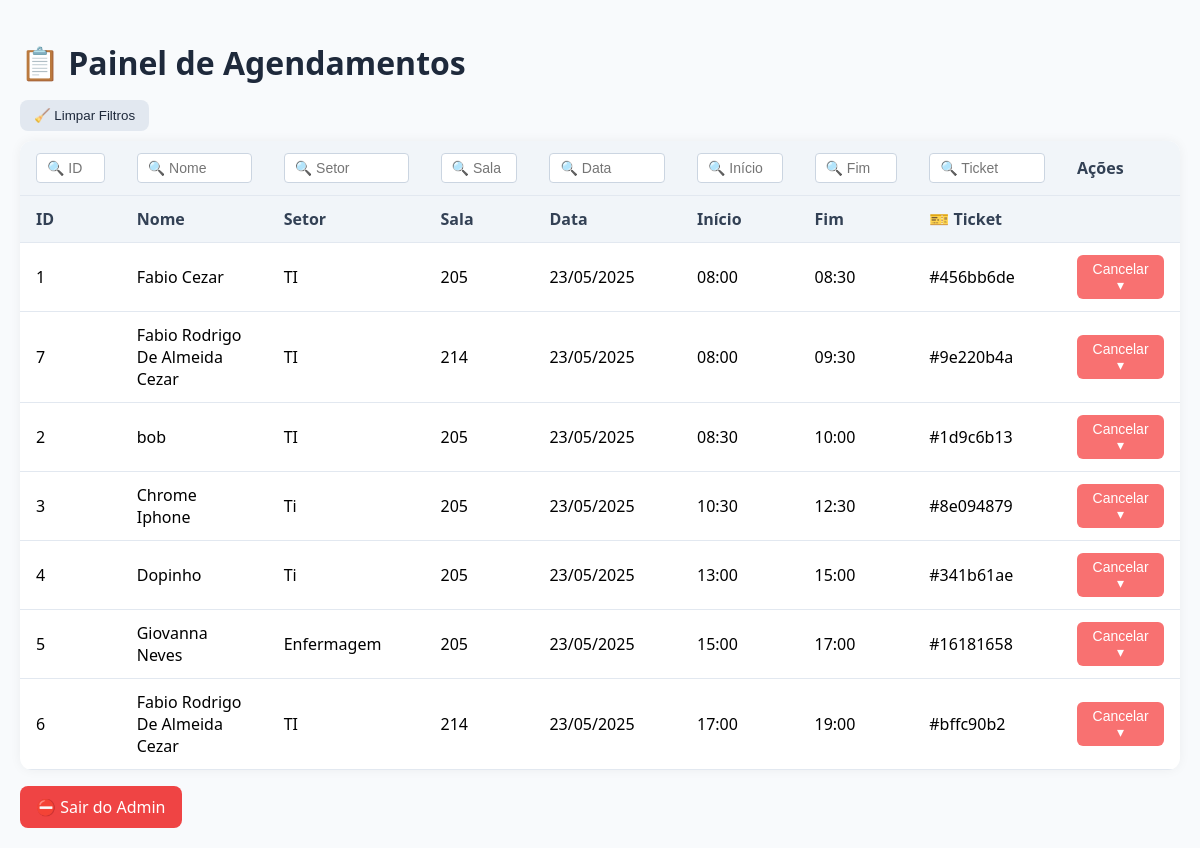
Before: /agendamentos (signed in) with the older database file.
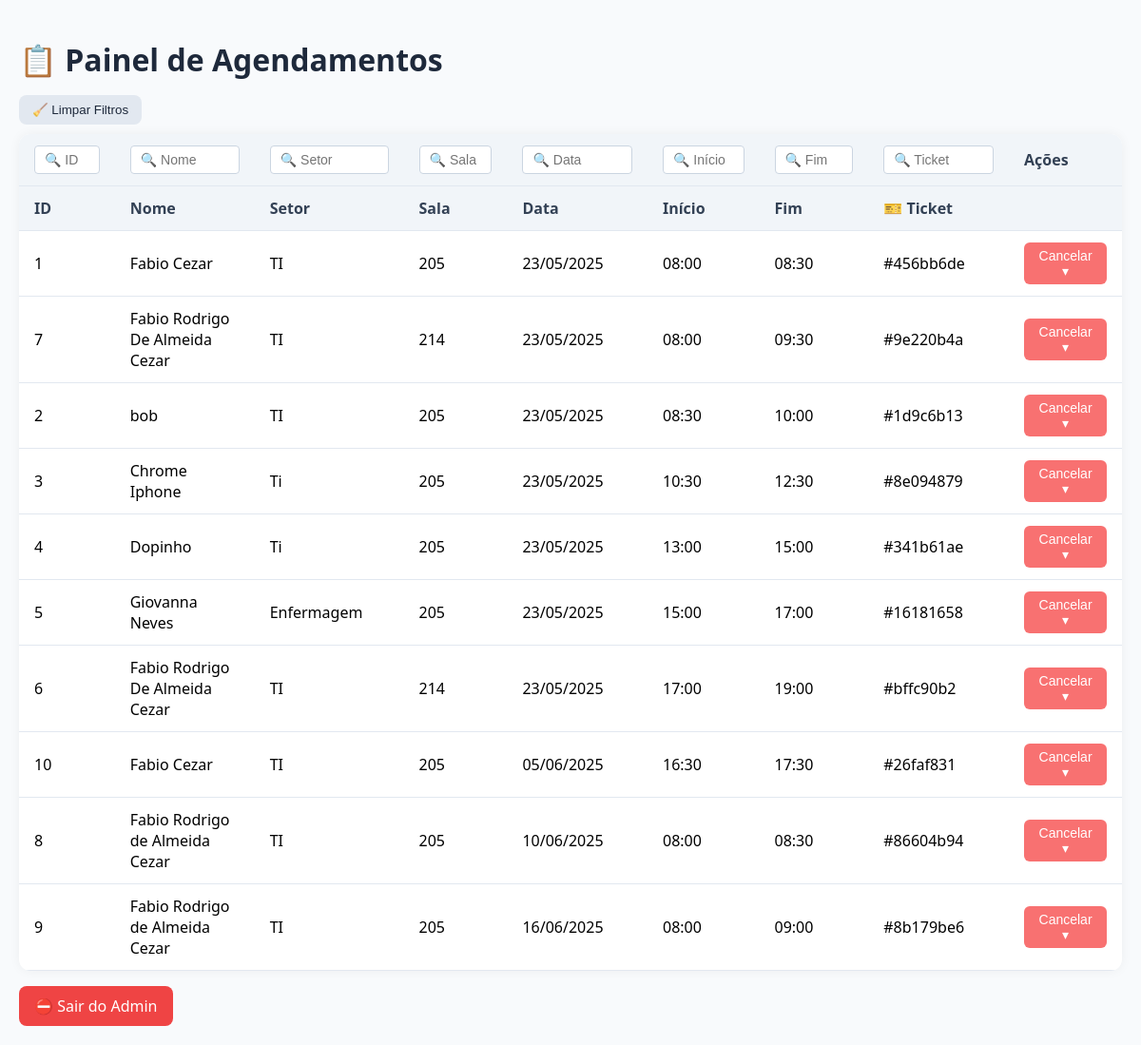
After: the same page with the newer database file.
### app/agendamento.py (models this page shows)
class Agendamento(db.Model):
    id = db.Column(db.Integer, primary_key=True)
    nome = db.Column(db.String(100), nullable=False)
    telefone = db.Column(db.String(20), nullable=False)
    setor = db.Column(db.String(100), nullable=False)
    sala = db.Column(db.String(10), nullable=False)
    data = db.Column(db.String(10), nullable=False)
    inicio = db.Column(db.DateTime, nullable=False)
    fim = db.Column(db.DateTime, nullable=False)
    ticket = db.Column(db.String(12), unique=True, nullable=False, default=lambda: uuid.uuid4().hex[:8])

### app/agendamento.py (the view)
@app.route("/agendamentos")
def listar_agendamentos():
    if session.get("admin_autorizado") != True:
        return redirect(url_for("login_admin"))
    agendamentos = Agendamento.query.order_by(Agendamento.data, Agendamento.inicio).all()
    for a in agendamentos:
        try:
            a.data_formatada = datetime.strptime(a.data, "%Y-%m-%d").strftime("%d/%m/%Y")
        except ValueError:
            a.data_formatada = a.data
        a.ticket_formatado = a.ticket
    return render_template("agendamentos.html", agendamentos=agendamentos)

### app/agendamento.py (called while the page is built)
@app.after_request
def add_header(response):
    response.headers["Cache-Control"] = "no-store, no-cache, must-revalidate, max-age=0"
    return response

### app/templates/agendamentos.html (shortened to what this page needs)
<!DOCTYPE html>
<html lang="pt-BR">
<head>
</head>
<body>
  <h1>📋 Painel de Agendamentos</h1>
  <div class="filtros-actions">
    <button class="limpar-filtros" onclick="limparFiltros()">🧹 Limpar Filtros</button>
  </div>
  <table id="tabela-agendamentos">
    <thead>
      <tr>
        <th><input type="text" placeholder="🔍 ID" onkeyup="filtrarTabela(0)"></th>
        <th><input type="text" placeholder="🔍 Nome" onkeyup="filtrarTabela(1)"></th>
        <th><input type="text" placeholder="🔍 Setor" onkeyup="filtrarTabela(2)"></th>
        <th><input type="text" placeholder="🔍 Sala" onkeyup="filtrarTabela(3)"></th>
        <th><input type="text" placeholder="🔍 Data" onkeyup="filtrarTabela(4)"></th>
        <th><input type="text" placeholder="🔍 Início" onkeyup="filtrarTabela(5)"></th>
        <th><input type="text" placeholder="🔍 Fim" onkeyup="filtrarTabela(6)"></th>
        <th><input type="text" placeholder="🔍 Ticket" onkeyup="filtrarTabela(7)"></th>
        <th>Ações</th>
      </tr>
      <tr>
        <th>ID</th>
        <th>Nome</th>
        <th>Setor</th>
        <th>Sala</th>
        <th>Data</th>
        <th>Início</th>
        <th>Fim</th>
        <th>🎫 Ticket</th>
        <th></th>
      </tr>
    </thead>
    <tbody>
      {% for a in agendamentos %}
      <tr>
        <td>{{ a.id }}</td>
        <td>{{ a.nome }}</td>
        <td>{{ a.setor }}</td>
        <td>{{ a.sala }}</td>
        <td>{{ a.data_formatada }}</td>
        <td>{{ a.inicio.strftime('%H:%M') }}</td>
        <td>{{ a.fim.strftime('%H:%M') }}</td>
        <td>#{{ a.ticket_formatado }}</td>
        <td>
          <div class="dropdown">
            <button class="cancelar-btn" onclick="toggleDropdown(this)">Cancelar ▾</button>
          </div>
        </td>
      </tr>
      {% endfor %}
    </tbody>
  </table>
  <a href="{{ url_for('logout') }}" class="logout">⛔ Sair do Admin</a>
</body>
</html>

### app/templates/agendamentos.html (style rules this page uses)
body { font-family: 'Segoe UI', sans-serif; background-color: #f8fafc; margin: 0; padding: 20px; }
h1 { color: #1e293b; margin-bottom: 16px; }
.filtros-actions { margin-bottom: 10px; }
.limpar-filtros { background: #e2e8f0; color: #1e293b; border: none; padding: 8px 14px; border-radius: 8px; font-weight: 500; cursor: pointer; }
table { width: 100%; border-collapse: collapse; background: white; border-radius: 12px; box-shadow: 0 0 12px rgba(0, 0, 0, 0.05); overflow: hidden; }
th, td { padding: 12px 16px; border-bottom: 1px solid #e2e8f0; text-align: left; }
th { background-color: #f1f5f9; color: #334155; font-weight: 600; }
input[type="text"] { width: 100%; padding: 6px 10px; border: 1px solid #cbd5e1; border-radius: 4px; font-size: 14px; box-sizing: border-box; }
.dropdown { position: relative; display: inline-block; }
.cancelar-btn { background: #f87171; color: white; border: none; border-radius: 6px; padding: 6px 14px; font-size: 14px; cursor: pointer; }
.logout { margin-top: 16px; display: inline-block; background: #ef4444; color: white; border: none; padding: 10px 16px; border-radius: 8px; font-weight: 500; cursor: pointer; text-decoration: none; }

Changed rows visible on the page:
added Agendamento: id "10", nome "Fabio Cezar", setor "TI", sala "205", data_formatada "05/06/2025", inicio "16:30", fim "17:30", ticket_formatado "26faf831"
added Agendamento: id "8", nome "Fabio Rodrigo de Almeida Cezar", setor "TI", sala "205", data_formatada "10/06/2025", inicio "08:00", fim "08:30", ticket_formatado "86604b94"
added Agendamento: id "9", nome "Fabio Rodrigo de Almeida Cezar", setor "TI", sala "205", data_formatada "16/06/2025", inicio "08:00", fim "09:00", ticket_formatado "8b179be6"
